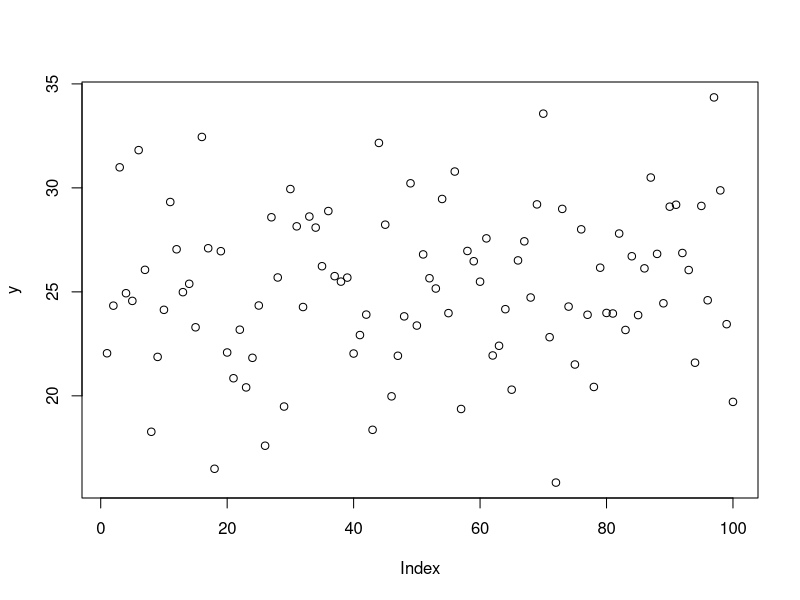
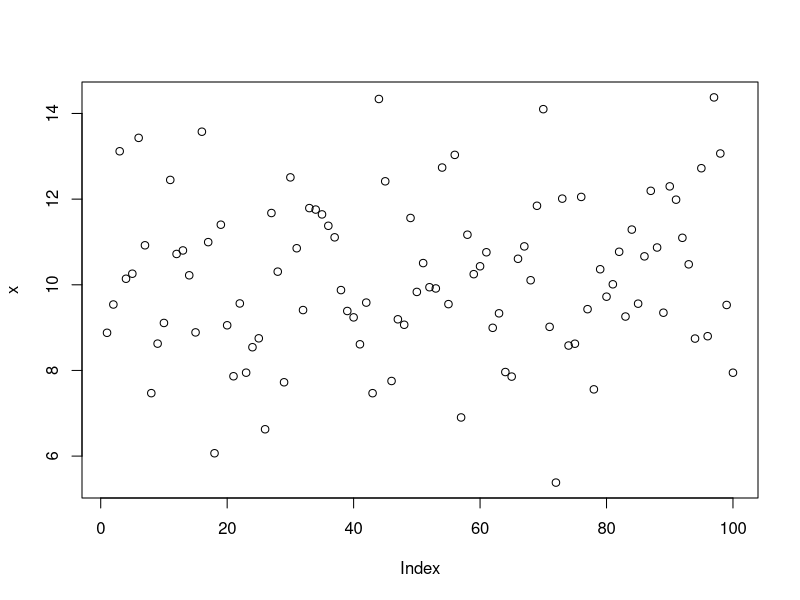
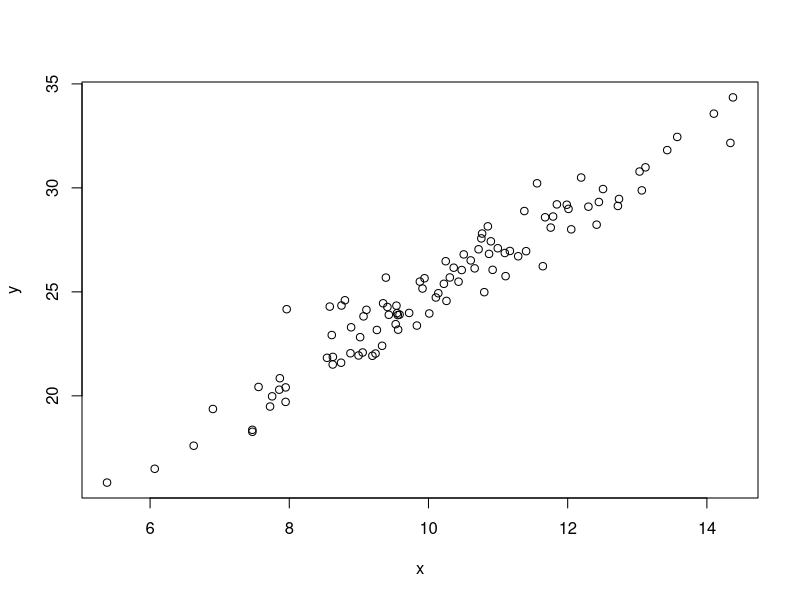
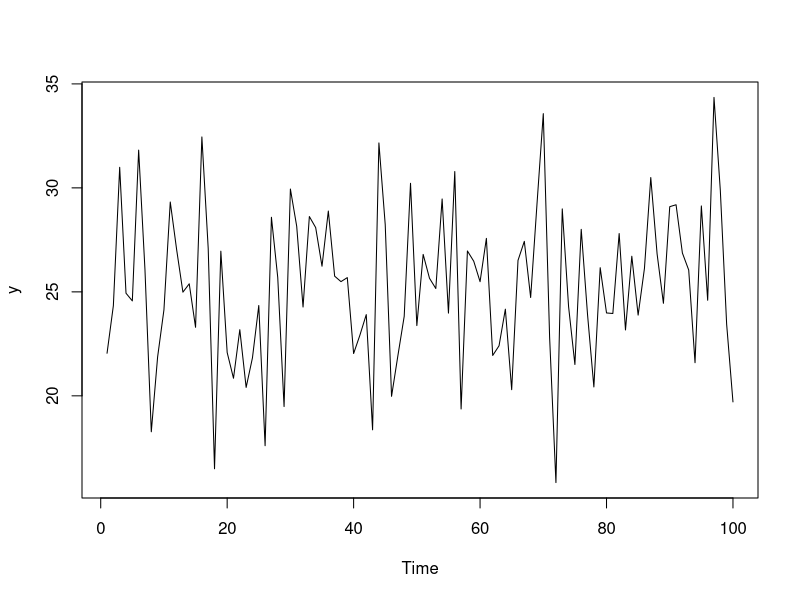
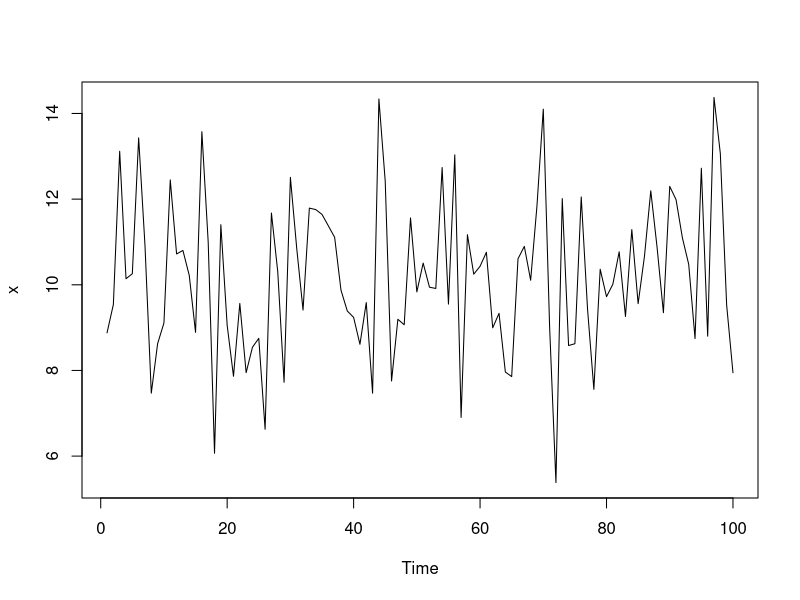
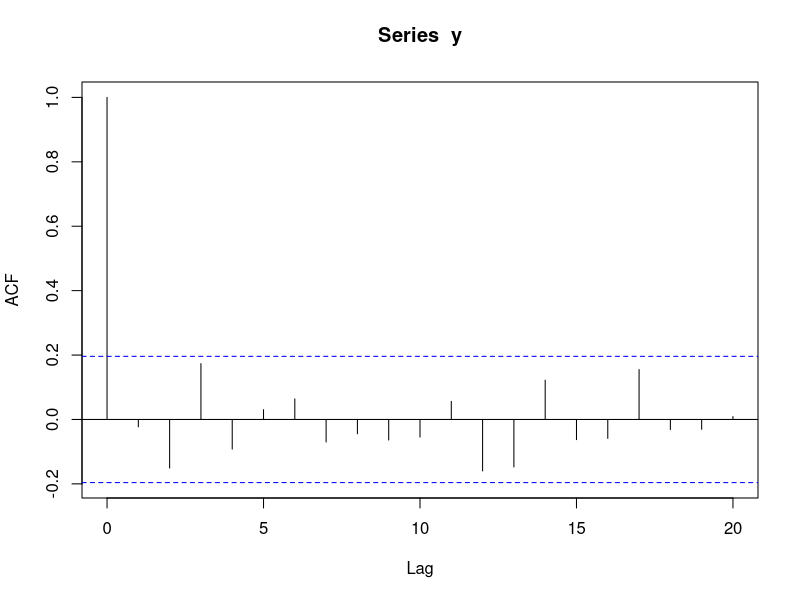
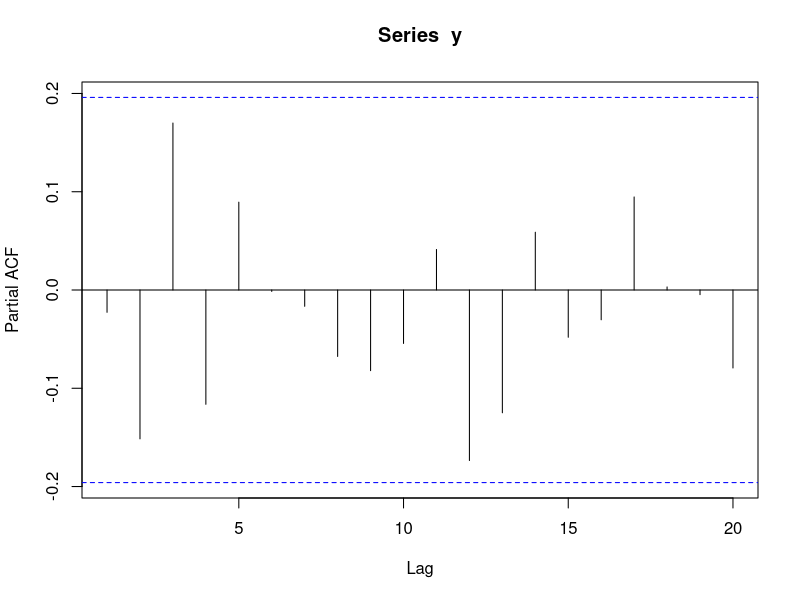

The R script that drew these images, in order: (Note: this script raises an error after producing the figures.)
#---simulating data---

set.seed(123)
n <- 100
x <- rnorm(n, 10, 2)
error <- rnorm(n, 0,1)
y <- 5 + 2 * x + error
df <- data.frame(x,y)

#--------------properties of arrays---------------
#-vectors : single variables
#-matrix : numeric linear algebra
#- data.frame : regression ready
#- ts : time series with frequency
#- list : model outputs

class(y)
class(x)
class(df) 
dim(df)
length(df)

#--------indexes : remove negative indices, logical indices filter, $is for---------
x[1] #first object
x[2:10] #2nd to 10
x[x>0] #all more than 0
df$y
df[,"y"]


#--------remove NaN datas---------
z <- is.na(df)
na.omit(z) #previous data is synthetic so no NaN's existence
x_square <- x^2
print(x_square)


#--------plotting---------
plot(y)
plot(x)
plot(x,y)
ts.plot(y)
ts.plot(x)
acf(y)
pacf(y)

#--------let's make equations---------
r ~ x1 + x2
r ~ .
r ~ x
r ~ x + I(x_square)
print(r)

#--------regressions : summary(m), resid(m), fitted(m)---------
x_matrix <- data.matrix(x)
y_matrix <- data.matrix(y)
lm.fit(x_matrix, y_matrix)
a <- 0.01
b <- 0.05
ols <- lm(y ~ x, df)

summary(ols)
resid(ols)
fitted(ols)
plot(resid(ols))
hist(resid(ols))

#--------TSA : ts(), diff(), acf(), pacf()---------
ts(x)
diff(x)
acf(x)
pacf(x)
names(ols)
coef(ols)
vcov(ols)

ar1 <- ar.ols(ts(x))
length(ar1)
summary(ar1)

